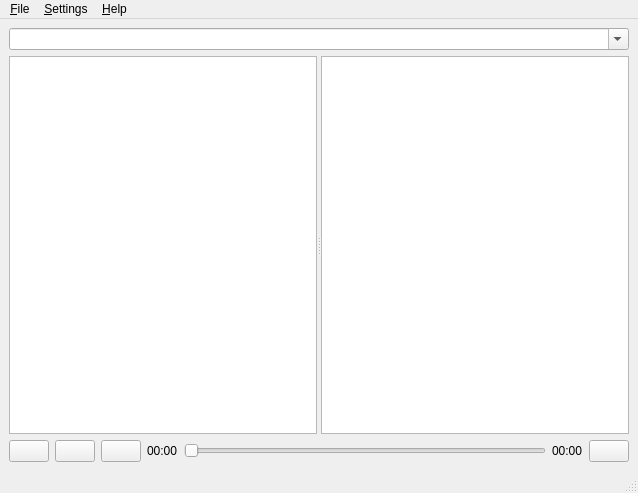
<?xml version="1.0" encoding="UTF-8"?>
<ui version="4.0">
 <class>Juniper</class>
 <widget class="QMainWindow" name="Juniper">
  <property name="geometry">
   <rect>
    <x>0</x>
    <y>0</y>
    <width>638</width>
    <height>493</height>
   </rect>
  </property>
  <property name="sizePolicy">
   <sizepolicy hsizetype="Expanding" vsizetype="Preferred">
    <horstretch>0</horstretch>
    <verstretch>0</verstretch>
   </sizepolicy>
  </property>
  <property name="windowTitle">
   <string>Juniper</string>
  </property>
  <widget class="QWidget" name="centralwidget">
   <layout class="QVBoxLayout" name="verticalLayout">
    <item>
     <layout class="QHBoxLayout" name="horizontalLayout">
      <item>
       <widget class="QComboBox" name="searchBox">
        <property name="enabled">
         <bool>true</bool>
        </property>
        <property name="sizePolicy">
         <sizepolicy hsizetype="Expanding" vsizetype="Fixed">
          <horstretch>0</horstretch>
          <verstretch>0</verstretch>
         </sizepolicy>
        </property>
        <property name="editable">
         <bool>true</bool>
        </property>
        <property name="insertPolicy">
         <enum>QComboBox::InsertAtTop</enum>
        </property>
        <property name="sizeAdjustPolicy">
         <enum>QComboBox::AdjustToMinimumContentsLength</enum>
        </property>
        <property name="frame">
         <bool>true</bool>
        </property>
       </widget>
      </item>
     </layout>
    </item>
    <item>
     <widget class="QSplitter" name="listSplitter">
      <property name="sizePolicy">
       <sizepolicy hsizetype="Expanding" vsizetype="Expanding">
        <horstretch>0</horstretch>
        <verstretch>0</verstretch>
       </sizepolicy>
      </property>
      <property name="orientation">
       <enum>Qt::Horizontal</enum>
      </property>
      <widget class="QListView" name="listListView">
       <property name="horizontalScrollBarPolicy">
        <enum>Qt::ScrollBarAlwaysOff</enum>
       </property>
      </widget>
      <widget class="QTableView" name="listView">
       <property name="alternatingRowColors">
        <bool>true</bool>
       </property>
       <property name="selectionBehavior">
        <enum>QAbstractItemView::SelectRows</enum>
       </property>
       <property name="showGrid">
        <bool>false</bool>
       </property>
       <attribute name="horizontalHeaderStretchLastSection">
        <bool>true</bool>
       </attribute>
       <attribute name="verticalHeaderVisible">
        <bool>false</bool>
       </attribute>
      </widget>
     </widget>
    </item>
    <item>
     <layout class="QHBoxLayout" name="horizontalLayout_2">
      <item>
       <widget class="QPushButton" name="prevButton">
        <property name="text">
         <string/>
        </property>
        <property name="icon">
         <iconset resource="icons.qrc">
          <normaloff>:/gfx/skip_backward.png</normaloff>:/gfx/skip_backward.png</iconset>
        </property>
       </widget>
      </item>
      <item>
       <widget class="QPushButton" name="playButton">
        <property name="text">
         <string/>
        </property>
        <property name="icon">
         <iconset resource="icons.qrc">
          <normaloff>:/gfx/play.png</normaloff>:/gfx/play.png</iconset>
        </property>
       </widget>
      </item>
      <item>
       <widget class="QPushButton" name="nextButton">
        <property name="text">
         <string/>
        </property>
        <property name="icon">
         <iconset resource="icons.qrc">
          <normaloff>:/gfx/skip_forward.png</normaloff>:/gfx/skip_forward.png</iconset>
        </property>
       </widget>
      </item>
      <item>
       <widget class="QLabel" name="progressTimeLabel">
        <property name="text">
         <string>00:00</string>
        </property>
       </widget>
      </item>
      <item>
       <widget class="QSlider" name="seekSlider">
        <property name="maximum">
         <number>1000</number>
        </property>
        <property name="tracking">
         <bool>false</bool>
        </property>
        <property name="orientation">
         <enum>Qt::Horizontal</enum>
        </property>
       </widget>
      </item>
      <item>
       <widget class="QLabel" name="totalTimeLabel">
        <property name="text">
         <string>00:00</string>
        </property>
       </widget>
      </item>
      <item>
       <widget class="QPushButton" name="netButton">
        <property name="text">
         <string/>
        </property>
        <property name="icon">
         <iconset resource="icons.qrc">
          <normaloff>:/gfx/net.png</normaloff>:/gfx/net.png</iconset>
        </property>
       </widget>
      </item>
     </layout>
    </item>
   </layout>
  </widget>
  <widget class="QMenuBar" name="menubar">
   <property name="geometry">
    <rect>
     <x>0</x>
     <y>0</y>
     <width>638</width>
     <height>30</height>
    </rect>
   </property>
   <widget class="QMenu" name="fileMenu">
    <property name="title">
     <string>&amp;File</string>
    </property>
    <addaction name="exitAction"/>
   </widget>
   <widget class="QMenu" name="settingsMenu">
    <property name="title">
     <string>&amp;Settings</string>
    </property>
    <widget class="QMenu" name="formatMenu">
     <property name="title">
      <string>Rip format</string>
     </property>
     <addaction name="selectWavAction"/>
     <addaction name="selectFlacAction"/>
     <addaction name="selectOggAction"/>
     <addaction name="selectMp3Action"/>
    </widget>
    <addaction name="toggleAutoRipAction"/>
    <addaction name="formatMenu"/>
    <addaction name="configAction"/>
   </widget>
   <widget class="QMenu" name="helpMenu">
    <property name="title">
     <string>&amp;Help</string>
    </property>
    <addaction name="aboutAction"/>
   </widget>
   <addaction name="fileMenu"/>
   <addaction name="settingsMenu"/>
   <addaction name="helpMenu"/>
  </widget>
  <widget class="QStatusBar" name="statusbar"/>
  <action name="exitAction">
   <property name="text">
    <string>E&amp;xit</string>
   </property>
   <property name="statusTip">
    <string>Exit the application</string>
   </property>
   <property name="shortcut">
    <string>Ctrl+Q</string>
   </property>
  </action>
  <action name="aboutAction">
   <property name="text">
    <string>&amp;About</string>
   </property>
   <property name="statusTip">
    <string>About Juniper</string>
   </property>
  </action>
  <action name="actionWindow_style">
   <property name="text">
    <string>Window style</string>
   </property>
  </action>
  <action name="selectWavAction">
   <property name="checkable">
    <bool>true</bool>
   </property>
   <property name="text">
    <string>&amp;WAV</string>
   </property>
  </action>
  <action name="selectFlacAction">
   <property name="checkable">
    <bool>true</bool>
   </property>
   <property name="text">
    <string>&amp;FLAC</string>
   </property>
  </action>
  <action name="selectOggAction">
   <property name="checkable">
    <bool>true</bool>
   </property>
   <property name="text">
    <string>&amp;OGG</string>
   </property>
  </action>
  <action name="selectMp3Action">
   <property name="checkable">
    <bool>true</bool>
   </property>
   <property name="checked">
    <bool>true</bool>
   </property>
   <property name="text">
    <string>&amp;MP3</string>
   </property>
  </action>
  <action name="toggleAutoRipAction">
   <property name="checkable">
    <bool>true</bool>
   </property>
   <property name="text">
    <string>&amp;AutoRip</string>
   </property>
  </action>
  <action name="configAction">
   <property name="text">
    <string>Configuration</string>
   </property>
  </action>
 </widget>
 <resources>
  <include location="icons.qrc"/>
 </resources>
 <connections>
  <connection>
   <sender>playButton</sender>
   <signal>clicked()</signal>
   <receiver>Juniper</receiver>
   <slot>playStop()</slot>
   <hints>
    <hint type="sourcelabel">
     <x>87</x>
     <y>445</y>
    </hint>
    <hint type="destinationlabel">
     <x>318</x>
     <y>246</y>
    </hint>
   </hints>
  </connection>
  <connection>
   <sender>aboutAction</sender>
   <signal>triggered()</signal>
   <receiver>Juniper</receiver>
   <slot>about()</slot>
   <hints>
    <hint type="sourcelabel">
     <x>-1</x>
     <y>-1</y>
    </hint>
    <hint type="destinationlabel">
     <x>318</x>
     <y>246</y>
    </hint>
   </hints>
  </connection>
  <connection>
   <sender>toggleAutoRipAction</sender>
   <signal>toggled(bool)</signal>
   <receiver>Juniper</receiver>
   <slot>toggleAutoRip(bool)</slot>
   <hints>
    <hint type="sourcelabel">
     <x>-1</x>
     <y>-1</y>
    </hint>
    <hint type="destinationlabel">
     <x>318</x>
     <y>246</y>
    </hint>
   </hints>
  </connection>
  <connection>
   <sender>exitAction</sender>
   <signal>triggered()</signal>
   <receiver>Juniper</receiver>
   <slot>close()</slot>
   <hints>
    <hint type="sourcelabel">
     <x>-1</x>
     <y>-1</y>
    </hint>
    <hint type="destinationlabel">
     <x>318</x>
     <y>246</y>
    </hint>
   </hints>
  </connection>
  <connection>
   <sender>selectWavAction</sender>
   <signal>triggered()</signal>
   <receiver>Juniper</receiver>
   <slot>toggleRipFormat()</slot>
   <hints>
    <hint type="sourcelabel">
     <x>-1</x>
     <y>-1</y>
    </hint>
    <hint type="destinationlabel">
     <x>318</x>
     <y>246</y>
    </hint>
   </hints>
  </connection>
  <connection>
   <sender>selectFlacAction</sender>
   <signal>triggered()</signal>
   <receiver>Juniper</receiver>
   <slot>toggleRipFormat()</slot>
   <hints>
    <hint type="sourcelabel">
     <x>-1</x>
     <y>-1</y>
    </hint>
    <hint type="destinationlabel">
     <x>318</x>
     <y>246</y>
    </hint>
   </hints>
  </connection>
  <connection>
   <sender>selectMp3Action</sender>
   <signal>triggered()</signal>
   <receiver>Juniper</receiver>
   <slot>toggleRipFormat()</slot>
   <hints>
    <hint type="sourcelabel">
     <x>-1</x>
     <y>-1</y>
    </hint>
    <hint type="destinationlabel">
     <x>318</x>
     <y>246</y>
    </hint>
   </hints>
  </connection>
  <connection>
   <sender>selectOggAction</sender>
   <signal>triggered()</signal>
   <receiver>Juniper</receiver>
   <slot>toggleRipFormat()</slot>
   <hints>
    <hint type="sourcelabel">
     <x>-1</x>
     <y>-1</y>
    </hint>
    <hint type="destinationlabel">
     <x>318</x>
     <y>246</y>
    </hint>
   </hints>
  </connection>
  <connection>
   <sender>searchBox</sender>
   <signal>currentIndexChanged(QString)</signal>
   <receiver>Juniper</receiver>
   <slot>executeSearch()</slot>
   <hints>
    <hint type="sourcelabel">
     <x>162</x>
     <y>57</y>
    </hint>
    <hint type="destinationlabel">
     <x>318</x>
     <y>246</y>
    </hint>
   </hints>
  </connection>
  <connection>
   <sender>configAction</sender>
   <signal>triggered()</signal>
   <receiver>Juniper</receiver>
   <slot>showSettings()</slot>
   <hints>
    <hint type="sourcelabel">
     <x>-1</x>
     <y>-1</y>
    </hint>
    <hint type="destinationlabel">
     <x>318</x>
     <y>246</y>
    </hint>
   </hints>
  </connection>
 </connections>
 <slots>
  <slot>executeSearch()</slot>
  <slot>toggleAutoRip(bool)</slot>
  <slot>playStop()</slot>
  <slot>about()</slot>
  <slot>toggleRipFormat()</slot>
  <slot>showSettings()</slot>
 </slots>
</ui>
